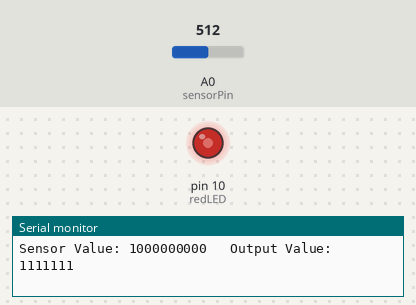
The sketch below on a simulated Arduino Uno, built with avr-gcc and run on an emulated ATmega328P. Parts: output pins drawn as LEDs (lit = HIGH), the last lines printed to the serial monitor. The inputs (shaded band) are chosen by the test bench; at power-on: A0 (sensorPin) = 512.

Above: at 1.2 s.
1.3 s: A0 (sensorPin) set to 716
At 2.5 s:
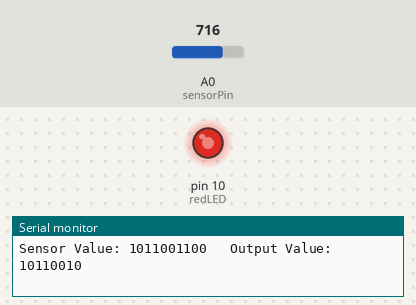
2.8 s: A0 (sensorPin) set to 528
At 3.9 s:
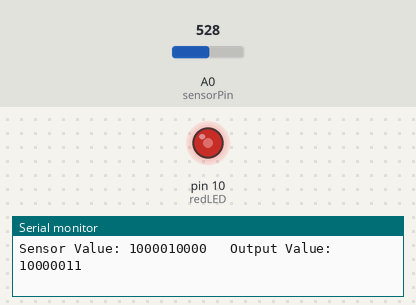
5.8 s: A0 (sensorPin) set to 513
At 6.8 s:
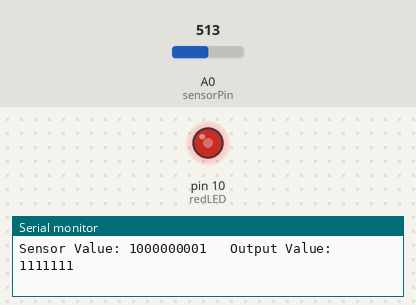
7.3 s: A0 (sensorPin) set to 900
At 8.3 s:
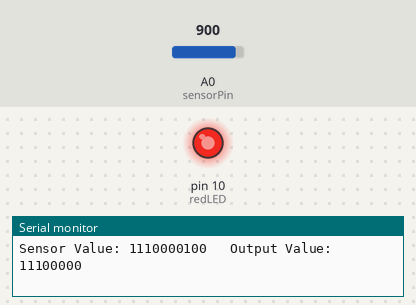
8.8 s: A0 (sensorPin) set to 122
At 9.7 s:
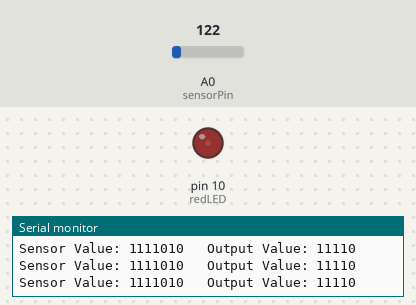
10.3 s: A0 (sensorPin) set to 0
At 11.4 s:
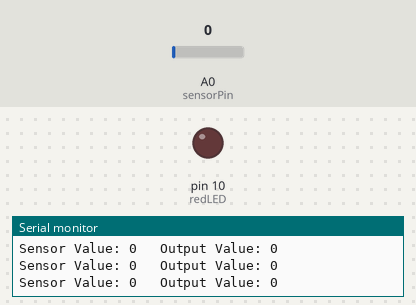
Timing chart, 0 to 12.8 s (numbered marks = the images above; inputs shaded):
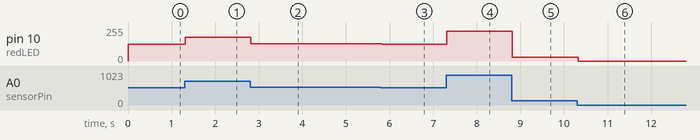

Measured:
- after the input at 1.3 s, pin 10 (redLED): 127/255 → 178/255 at once
- after the input at 2.8 s, pin 10 (redLED): 178/255 → 131/255 at once
- after the input at 5.8 s, pin 10 (redLED): 131/255 → 127/255 at once
- after the input at 7.3 s, pin 10 (redLED): 127/255 → 224/255 at once
- after the input at 8.8 s, pin 10 (redLED): 224/255 → 30/255 at once
- after the input at 10.3 s, pin 10 (redLED): 30/255 → 0/255 at once

The sketch:

_2.3.1_potFadeSerialAdv.ino
```cpp
/*
 * This is the program header put things like the date, your name
 * And a description of what your program does here
 *
 * Michal Britt-Crane 7/5/2015
 *
 * This program reads the value from a potentiometer and fades an LED dimmer or brighter
 * and print the input value, and output value to the console
 */

// Constants
const int redLED = 10;          // red LED on pin 10

// Variables
int sensorPin = A0;             // sensor attached to pin A0 (analog input #0)
int sensorValue = 0;            // variable used to store the value coming from the sensor: 0-1023
int outputValue = 0;            // variable used to store the brightness value of the LED 0-255

void setup() {                  // start setup, this code runs once at startup
  pinMode(redLED, OUTPUT);      // set redLED as an output
  Serial.begin(9600);           // startup the serial port at 9600 bits per seccond (baud)
}                               // end setup

void loop() {                             // start main loop
  sensorValue = analogRead(sensorPin);    // read the value of the potentiometer and store in "sensorValue" between 0 & 1023
  outputValue = map(sensorValue, 0, 1023, 0, 255);    // map the sensorValue down from 0-1023 to 0-255
  analogWrite(redLED, outputValue);       // use the "analogWrite" method to fade the redLED

  Serial.print("Sensor Value: ");         // print "Sensor Value: " to the Serial console
  Serial.print(sensorValue, BIN);              // print the sensorValue (0-1023)
  Serial.print("\t Output Value: ");         // print "Sensor Value: " to the Serial console
  Serial.print(outputValue, BIN);              // print the sensorValue (0-1023)
  Serial.println();                       // carrage return
}                                         // end main loop, repeat to top
```
